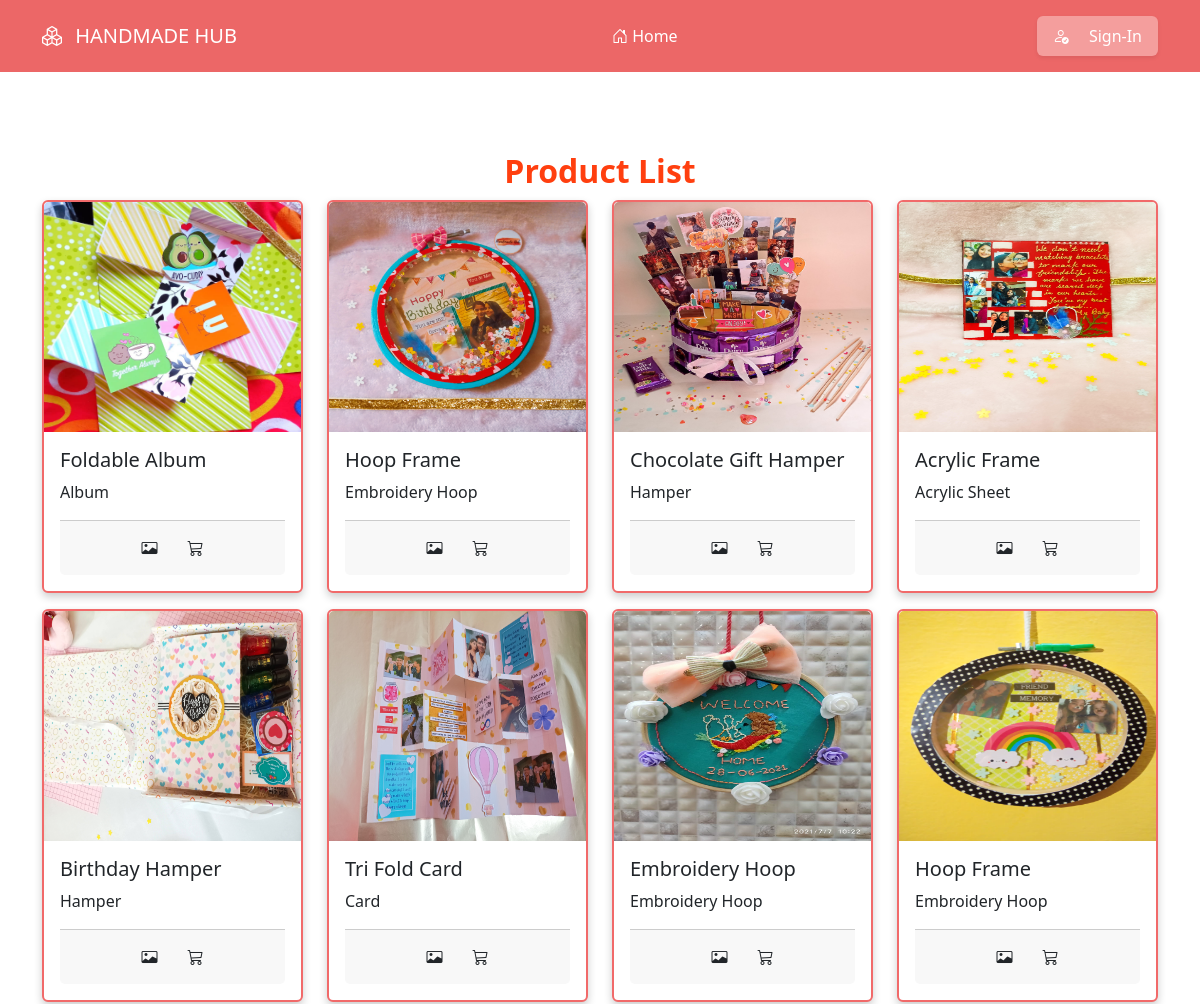
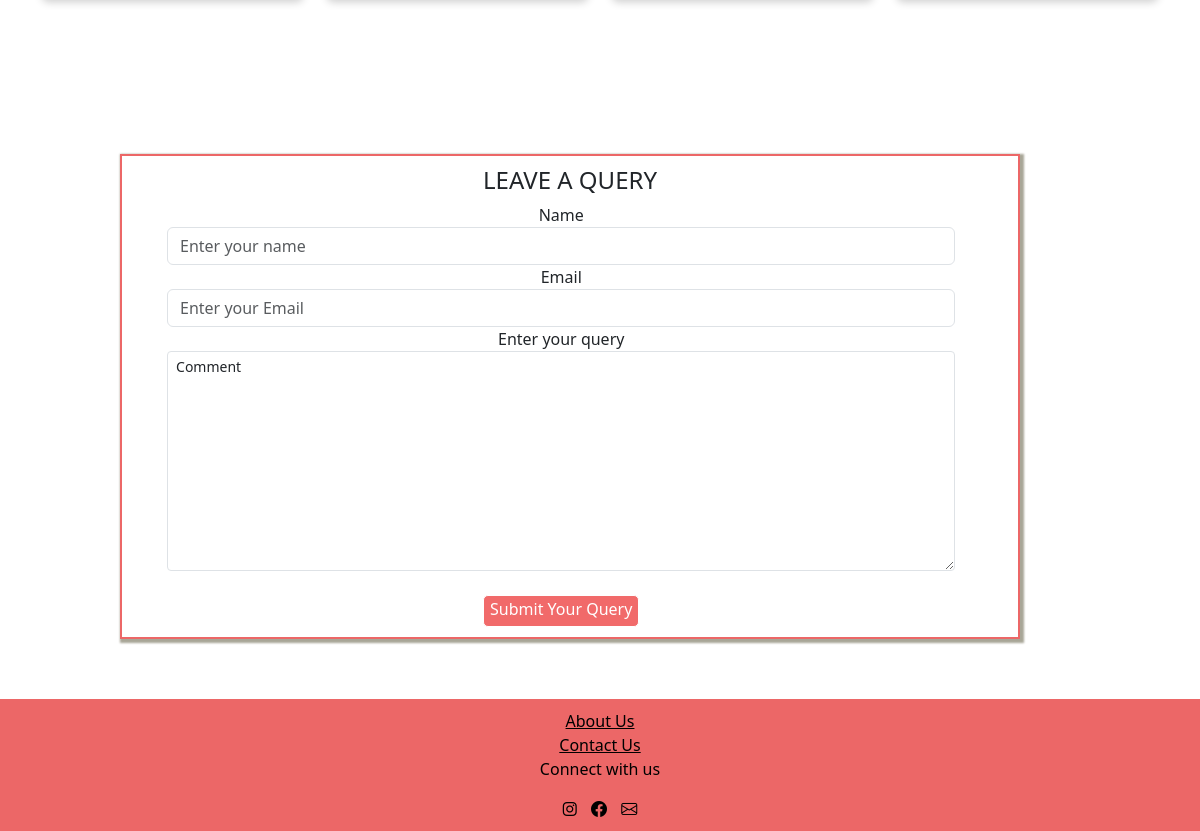
The page / on the database its author committed (2 pictures, top to bottom).
### product/models.py (models this page shows, shortened)
class Image(models.Model):
    title = models.CharField(max_length=40)
    image = models.ImageField(upload_to='images/')
    description = models.CharField(max_length=200)
    uploaded_at = models.DateField(auto_now_add=True)
    category = models.ForeignKey(Category, on_delete = models.CASCADE)

class Category(models.Model):
    name = models.CharField(max_length=50)
    def __str__(self) -> str:
        return self.name

### product/views.py (the view)
# urls.py: path('',index, name = "index"),
def index(request):
    image = Image.objects.all()
    ctx={
        'images' : image,
        'title' : 'Handmade Hub',
    }
    return render(request, 'product/index.html' , ctx)

### templates/product/index.html (shortened to what this page needs)
{% extends 'layout/base.html' %}
{% load static %}
{% block content %}
<div class="container image-container">
    <div class="row">
        <h2 class="product text-center " style="color:rgb(255, 63, 15); font-weight: bold;"></i>Product List</h2><br><br>
        {% for item in images %}
        <div class="col-md-6 col-lg-3 mb-3">
            <div class="card img-card">
                <img class="card-img-top" src="{{item.image.url}}" alt="{{item.title}}" height="230px">
                <div class="card-body">
                    <h5 class="card-title">{{item.title}}</h5>
                    <p class="card-text">{{item.category}}</p>
                    <div class="card-footer text-center ">
                        <a class="btn" href="{% url 'view_image' item.id %}"><i class="bi bi-card-image"></i></a>
                        <a class="btn" href="{% url 'cart' item.id %}"><i class="bi bi-cart3"></i></a>
                    </div>
                </div>
            </div>
        </div>
        {% endfor %}
    </div>
</div>
    <div class="container-fluid query text-center">
        <h4 class="text-center">LEAVE A QUERY</h4>
                <form class=" query-form text-center"action="#" method="post">
                    <div class="form-group" method="POST">
                      <label for="name">Name</label>
                      <input type="text"
                        class="form-control" name="name" id="name" placeholder="Enter your name">
                    </div>
                    <div class="form-group">
                      <label for="email">Email</label>
                      <input type="email"
                        class="form-control" name="email" id="email" placeholder="Enter your Email">
                    </div>
                    <div class="form-group">
                      <label for="query">Enter your query</label>
                      <textarea class="form-control form-control-sm" name="query" id="query" cols="30" rows="10">Comment</textarea>
                    </div><br>
                    <button class="form-group query-button">
                        Submit Your Query
                    </button>
                </form>
    </div>
{% endblock content %}

### templates/layout/base.html (shortened to what this page needs)
{% load django_bootstrap5 %}
<!DOCTYPE html>
<html lang="en">
<head>
    {% bootstrap_css %}
    <link rel="stylesheet"
        href="https://cdnjs.cloudflare.com/ajax/libs/bootstrap-icons/1.9.1/font/bootstrap-icons.min.css"
 />
        <link rel="stylesheet" href="https://cdn.jsdelivr.net/npm/bootstrap-icons@1.9.1/font/bootstrap-icons.css">
        <link rel="stylesheet" href="https://cdnjs.cloudflare.com/ajax/libs/font-awesome/6.2.1/css/all.min.css" />
</head>
<body>
    <nav class="navbar navbar-expand-lg navbar-dark bg-dark p-3">
        <div class="container">
            <a class="navbar-brand" href="/">
                <i class="bi bi-boxes me-2"></i>
                HANDMADE HUB
            </a>
            <div class="collapse navbar-collapse" id="topbarId">
                <ul class="navbar-nav  ms-auto mt-2 mt-lg-0">
                    <li class="nav-item">
                        <a class="nav-link active" href="/" aria-current="page"><i class="bi bi-house-door"></i>
                            Home<span class="visually-hidden">(current)</span></a>
                    </li>
                </ul>
                <ul class="navbar-nav ms-auto mt-2 mt-lg-0">
                    {% if user.is_authenticated %}
                    <div class="dropdown text-end">
                        <a href="#" class="d-block link-dark text-decoration-none dropdown-toggle"
                            data-bs-toggle="dropdown" aria-expanded="false">
                            <img src="https://github.com/mdo.png" alt="mdo" width="32" height="32"
                                class="rounded-circle">
                        </a>
                        <ul class="dropdown-menu text-small">
                            <li><a class="dropdown-item" href="#">Profile</a></li>
                            <li>
                                <hr class="dropdown-divider">
                            </li>
                            <li><a class="dropdown-item" href="#">Sign out</a></li>
                        </ul>
                    </div>
                    {% else %}
                    <li class="nav-item shadow-sm rounded-2 bg-red px-2">
                        <a class="nav-link text-white" href="{% url 'login' %}" title="Sign-In">
                            <i class="bi bi-person-check me-3"></i> Sign-In
                        </a>
                    </li>
                    {% endif %}
                </ul>
            </div>
        </div>
    </nav>
    <main>
        {% block content %}{% endblock %}
    </main>
    <footer  class="wrapper" id="footer">
        <div class="container-fluid">
            <div class="row align-top margin-bottom-xl">
                <div class="col-lg text-center">
                    <a class="text-black" href="{% url 'about' %}">About Us</a><br>
                    <a class="text-black" href="#">Contact Us</a><br>
                    <p> Connect with us</p>
                    <a href="#" class="connect"><i class="fa-brands fa-instagram"></i></a>
                    <a href="#" class="connect"><i class="bi bi-facebook"></i></a>
                    <a href="#" class="connect"><i class="bi bi-envelope"></i></a>
                </div>
            </div>
        </div>
    </footer>
</body>
</html>

### templates/product/index.html (style rules this page uses)
#footer { padding:10px 10px 10px 10px; background-color:#eb5b5bec; color:black; }
.query { padding:10px 10px 10px 10px; margin:5% 0 5% 10%; border:2px solid #eb5b5bec; box-shadow: 2px 2px 2px 2px #a8a697; width:75%; }
.query-button { background-color: #f16a6a; color: white; padding-bottom:5px; border-radius:5px; border:1px solid white; }
.query-form { width:90%; margin-left:4%; }
.img-card { border: 2px solid #f16a6a; box-shadow: 0 4px 8px 0 rgba(0,0,0,0.2); transition: 0.3s; }
.image-container { padding-bottom:10vh; padding-top:10vh; }

### templates/layout/base.html (style rules this page uses)
.navbar { background-color: #eb5b5bec !important; }
.bg-red { background-color: #ffe8e46c !important; border:5px 5px 5px 5px solid white; }
#footer { padding:10px 10px 10px 10px; background-color:#eb5b5bec; color:black; }
.connect { padding:5px 5px 5px 5px; color:black; }

### rows shown on the page
Image: image (picture), title "Foldable Album", category "Album"
Image: image (picture), title "Hoop Frame", category "Embroidery Hoop"
Image: image (picture), title "Chocolate Gift Hamper", category "Hamper"
Image: image (picture), title "Acrylic Frame", category "Acrylic Sheet"
Image: image (picture), title "Birthday Hamper", category "Hamper"
Image: image (picture), title "Tri Fold Card", category "Card"
Image: image (picture), title "Embroidery Hoop", category "Embroidery Hoop"
Image: image (picture), title "Hoop Frame", category "Embroidery Hoop"
